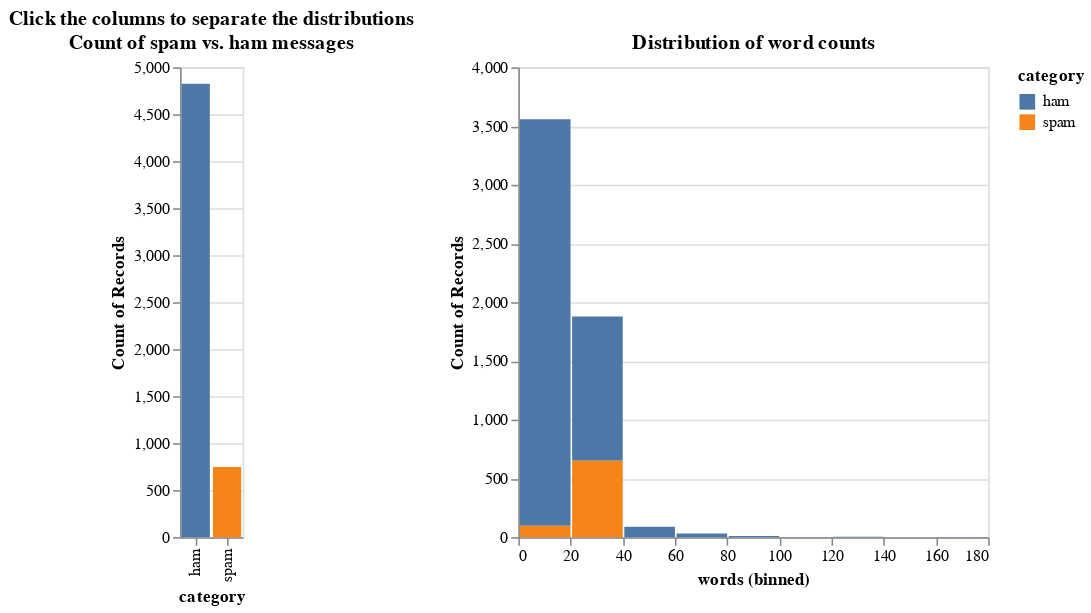

The notebook cell saved with this chart:
### Code cell
# Explore the data
alt.data_transformers.disable_max_rows()

# Spam vs Ham
title = ['Click the columns to separate the distributions', "Count of spam vs. ham messages"]
selection = alt.selection_point(encodings = ['x'])
breakdown = alt.Chart(df.to_pandas(), title = title).mark_bar().encode(
    x = 'category',
    y = 'count()',
    color = 'category'
).add_params(selection)

# Distribution of message length
title = "Distribution of word counts"
distribution = alt.Chart(df.to_pandas(), title = title).mark_bar().encode(
    x = alt.X('words', bin = True),
    y = 'count()',
    color = 'category'
).transform_filter(selection)

breakdown | distribution

### Figure 1 — Vega-Lite specification as saved in the notebook (floating-point values rounded to 4 significant figures; data arrays with more than 128 entries replaced by an {"elided": "..."} marker saying what was removed)
{"config": {"view": {"continuousWidth": 300, "continuousHeight": 300}}, "hconcat": [{"data": {"name": "data-83f473a3442d1d00c8dd13ea6097bcab"}, "mark": {"type": "bar"}, "encoding": {"color": {"field": "category", "type": "nominal"}, "x": {"field": "category", "type": "nominal"}, "y": {"aggregate": "count", "type": "quantitative"}}, "name": "view_1", "title": ["Click the columns to separate the distributions", "Count of spam vs. ham messages"]}, {"data": {"name": "data-83f473a3442d1d00c8dd13ea6097bcab"}, "mark": {"type": "bar"}, "encoding": {"color": {"field": "category", "type": "nominal"}, "x": {"bin": true, "field": "words", "type": "quantitative"}, "y": {"aggregate": "count", "type": "quantitative"}}, "title": "Distribution of word counts", "transform": [{"filter": {"param": "param_1"}}]}], "params": [{"name": "param_1", "select": {"type": "point", "encodings": ["x"]}, "views": ["view_1"]}], "$schema": "https://vega.github.io/schema/vega-lite/v5.8.0.json", "datasets": {"data-83f473a3442d1d00c8dd13ea6097bcab": {"elided": "5572 records"}}}
